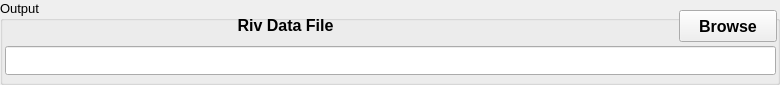
  <widget class="QGroupBox" name="groupBoxOutput">
   <property name="geometry">
    <rect>
     <x>5</x>
     <y>236</y>
     <width>780</width>
     <height>85</height>
    </rect>
   </property>
   <property name="font">
    <font>
     <pointsize>10</pointsize>
    </font>
   </property>
   <property name="title">
    <string>Output</string>
   </property>
   <widget class="QLabel" name="textLabel1_2">
    <property name="geometry">
     <rect>
      <x>220</x>
      <y>10</y>
      <width>131</width>
      <height>31</height>
     </rect>
    </property>
    <property name="font">
     <font>
      <pointsize>12</pointsize>
      <weight>75</weight>
      <bold>true</bold>
     </font>
    </property>
    <property name="text">
     <string>Riv Data File</string>
    </property>
    <property name="alignment">
     <set>Qt::AlignCenter</set>
    </property>
   </widget>
   <widget class="QPushButton" name="pushButtonRivDataFile">
    <property name="geometry">
     <rect>
      <x>679</x>
      <y>10</y>
      <width>98</width>
      <height>32</height>
     </rect>
    </property>
    <property name="font">
     <font>
      <pointsize>12</pointsize>
      <weight>75</weight>
      <bold>true</bold>
     </font>
    </property>
    <property name="text">
     <string>Browse</string>
    </property>
    <property name="autoDefault">
     <bool>false</bool>
    </property>
   </widget>
   <widget class="QLineEdit" name="lineEditRivDataFile">
    <property name="geometry">
     <rect>
      <x>5</x>
      <y>46</y>
      <width>771</width>
      <height>29</height>
     </rect>
    </property>
    <property name="font">
     <font>
      <pointsize>11</pointsize>
      <weight>75</weight>
      <bold>true</bold>
     </font>
    </property>
   </widget>
  </widget>
